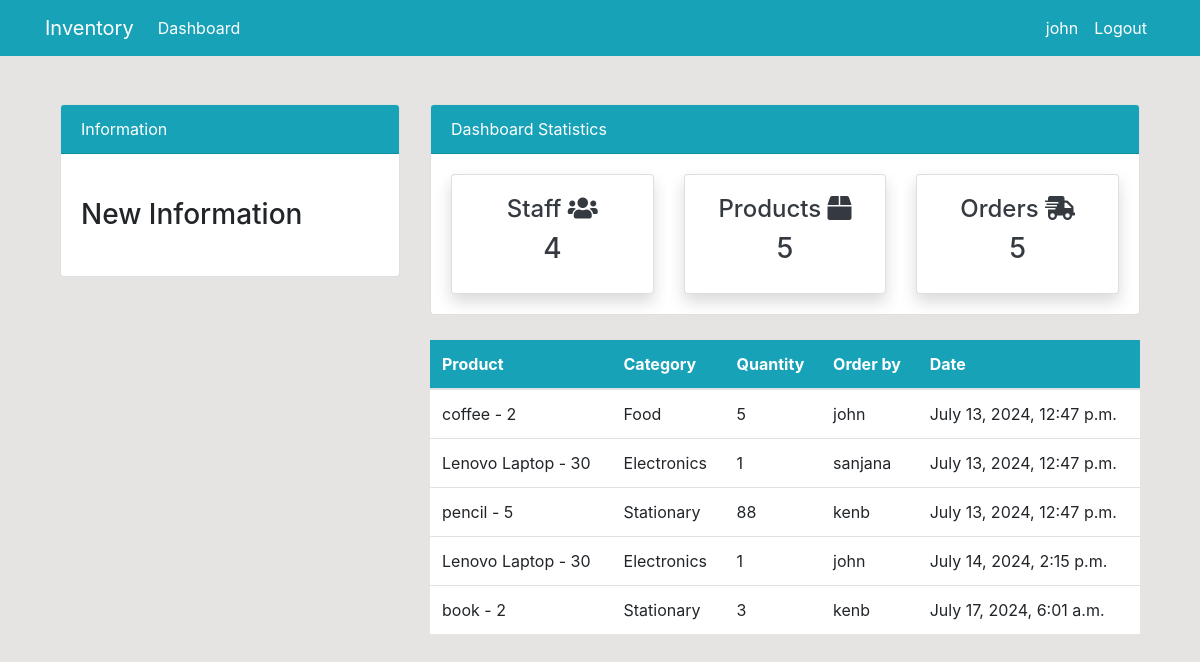
Screenshot of /order/ (signed in) with the database file from the repository.
### app/models.py (models this page shows, shortened)
class Order(models.Model):
    product = models.ForeignKey(Product, on_delete=models.CASCADE, null=True)
    staff = models.ForeignKey(User, on_delete=models.CASCADE, null=True)
    order_quantity = models.PositiveIntegerField(null=True)
    date = models.DateTimeField(auto_now_add=True)

class Product(models.Model):
    name = models.CharField(max_length=100, null=True)
    category = models.CharField(max_length=20, choices=CATEGORY, null=True)
    quantity = models.PositiveIntegerField(null=True)
    def __str__(self):
        return f"{self.name} - {self.quantity}"

### app/views.py (the view)
# urls.py: path('order/', views.order, name='app-order')
@login_required(login_url='user-login')
def order(request):
    orders = Order.objects.all()
    workers_count = User.objects.all().count()
    product_count = Product.objects.all().count()
    orders_count = orders.count()
    context = {
        'orders':orders,
        'orders_count': orders_count,
        'workers_count': workers_count,
        'product_count': product_count,
    }
    return render(request, 'app/order.html', context)

### templates/app/order.html (shortened to what this page needs)
{% extends 'partials/base.html' %}
{% block content %}
{% include 'partials/topside.html' %}
 <div class="container">
    <div class="row my-4">
        <div class="col-md-4">
        </div>
        <div class="col-md-8">
            <table class="table bg-white">
                <thead class="bg-info">
                    <tr class="text-white">
                        <th scope="col">Product</th>
                        <th scope="col">Category</th>
                        <th scope="col">Quantity</th>
                        <th scope="col">Order by</th>
                        <th scope="col">Date</th>
                    </tr>
                </thead>
                <tbody>
                    {% for order in orders %}
                    <tr>
                        <td>{{order.product}}</td>
                        <td>{{order.product.category}}</td>
                        <td>{{order.order_quantity}}</td>
                        <td>
                            {{order.staff.username}}
                        </td>
                        <td>{{order.date}}</td>
                    </tr>
                    {% endfor %}
                </tbody>
            </table>
        </div>
    </div>
</div>
{% endblock %}

### templates/partials/base.html (shortened to what this page needs)
{% load static %}
<!doctype html>
<html lang="en">
<head>
    <link rel="stylesheet" href="https://cdn.jsdelivr.net/npm/bootstrap@4.6.0/dist/css/bootstrap.min.css"
>
    <link rel="stylesheet" href="https://use.fontawesome.com/releases/v5.15.2/css/all.css"
>
    <link rel="stylesheet" href="{% static 'style.css' %}">
</head>
<body>
    {% include 'partials/nav.html' %}
    <div class="container">
        {% block content %}
        {% endblock %}
    </div>
    <link rel="stylesheet" href="{% static 'style.css' %}">
</body>
</html>

### templates/partials/nav.html (shortened to what this page needs)
<nav class="navbar navbar-expand-lg navbar-info bg-info">
    {% if user.is_authenticated %}
    <div class="container">
        <a class="navbar-brand text-white" href="app/index.html">Inventory</a>
        <div class="collapse navbar-collapse" id="navbarSupportedContent">
            <ul class="navbar-nav mr-auto">
                <li class="nav-item active">
                    <a class="nav-link text-white" href="{% url 'app-index' %}">Dashboard </a>
                </li>
            </ul>
            <ul class="navbar-nav ml-auto">
                <li class="nav-item active">
                    <a class="nav-link text-white" href="{% url 'user-profile' %}">{{user.username}} </a>
                </li>
                <li class="nav-item">
                    <a class="nav-link text-white" href="#" onclick="event.preventDefault(); document.getElementById('logout-form').submit();">Logout</a>
                </li>
            </ul>
    {% endif %}
</nav>

### templates/partials/topside.html
<div class="container">
    <div class="row my-4">
        <div class="col-md-4 mt-4">
            <div class="card">
                <div class="card-header bg-info text-white">
                    Information
                </div>
                <div class="card-body">
                    <marquee behavior="" direction="right">
                        <h3 class="my-4">New Information</h3>
                    </marquee>
                </div>
            </div>
        </div>
        <div class="col-md-8 mt-4">
            <div class="card">
                <div class="card-header bg-info text-white">
                    Dashboard Statistics
                </div>
                <div class="card-body">
                    <div class="row">
                        <div class="col-md-4">
                            <a class="text-decoration-none text-dark" href="{% url 'app-staff' %}">
                                <div class="card my-card shadow">
                                    <div class="card-body text-center">
                                        <h4>Staff <i class="fas fa-users"></i></h4>
                                        <h3>{{workers_count}}</h3>
                                    </div>
                                </div>
                            </a>
                        </div>
                        <div class="col-md-4">
                            <a class="text-decoration-none text-dark" href="{% url 'app-product' %}">
                                <div class="card my-card shadow">
                                    <div class="card-body text-center">
                                        <h4>Products <i class="fas fa-box"></i></h4>
                                        <h3>{{ product_count }}</h3>
                                    </div>
                                </div>
                            </a>
                        </div>
                        <div class="col-md-4">
                            <a class="text-decoration-none text-dark" href="{% url 'app-order' %}">
                                <div class="card my-card shadow">
                                    <div class="card-body text-center">
                                        <h4>Orders <i class="fas fa-shipping-fast"></i></h4>
                                        <h3>{{ orders_count }}</h3>
                                    </div>
                                </div>
                            </a>
                        </div>
                    </div>
                </div>
            </div>
        </div>
    </div>
</div>

### static/style.css (style rules this page uses)
body { background-color: rgb(230, 227, 227); }

### rows the page displays
Order: product "coffee - 2", product.category "Food", order_quantity "5", staff.username "john", date "July 13, 2024, 12:47 p.m."
Order: product "Lenovo Laptop - 30", product.category "Electronics", order_quantity "1", staff.username "sanjana", date "July 13, 2024, 12:47 p.m."
Order: product "pencil - 5", product.category "Stationary", order_quantity "88", staff.username "kenb", date "July 13, 2024, 12:47 p.m."
Order: product "Lenovo Laptop - 30", product.category "Electronics", order_quantity "1", staff.username "john", date "July 14, 2024, 2:15 p.m."
Order: product "book - 2", product.category "Stationary", order_quantity "3", staff.username "kenb", date "July 17, 2024, 6:01 a.m."

### other values shown
{{ user.username }} "john"
{{ workers_count }} "4"
{{ product_count }} "5"
{{ orders_count }} "5"
